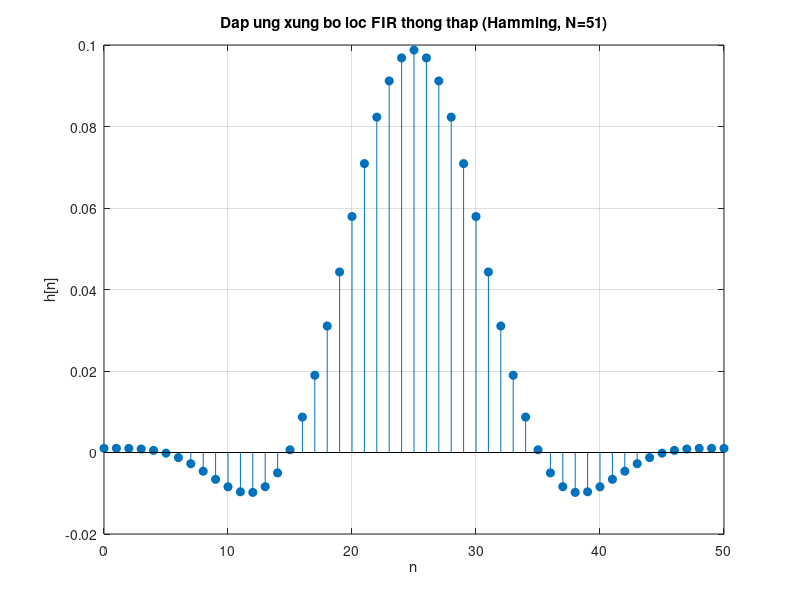
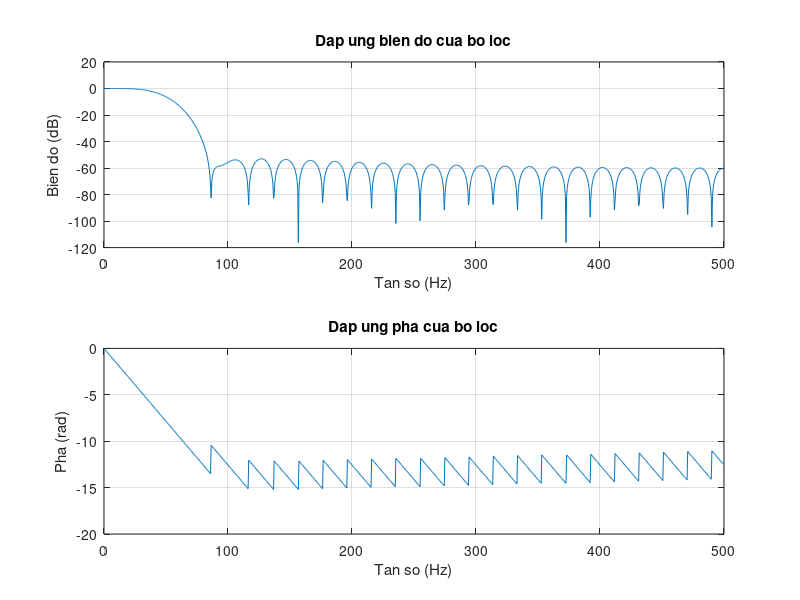
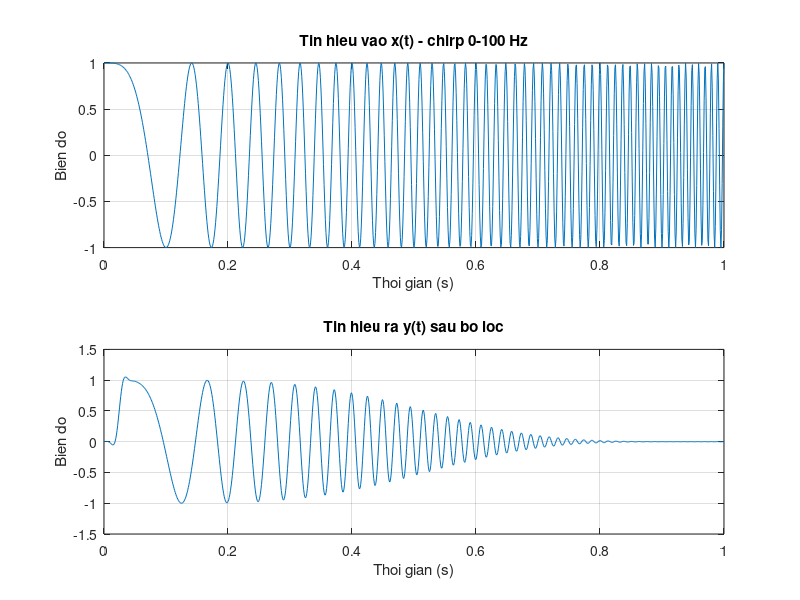
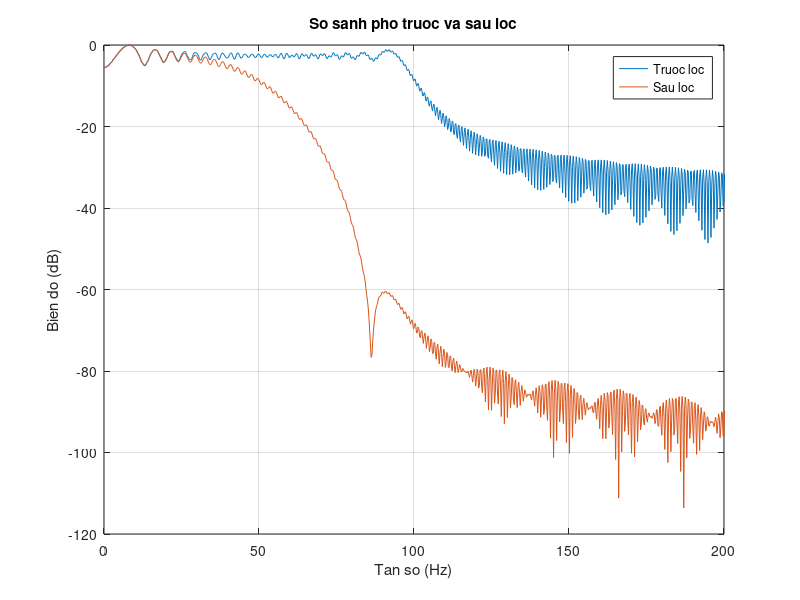

The MATLAB script that drew these images, in order:
clear; close all; clc;

%% Thong so thiet ke
fs = 1000;          % tan so lay mau (Hz)
fc = 50;            % tan so cat (Hz)
N  = 51;            % chieu dai bo loc
Wn = fc / (fs/2);   % tan so cat chuan hoa

%% Thiet ke bo loc FIR thong thap dung cua so Hamming
b = fir1(N-1, Wn, 'low', hamming(N));
a = 1;  % FIR


%% Tao tin hieu vao: chirp 0 -> 100 Hz trong 1s
T = 1;
t = 0:1/fs:T;
x = chirp(t, 0, T, 100);

%% Loc tin hieu
y = filter(b, a, x);

%% Dap ung xung
figure;
stem(0:N-1, b, 'filled'); grid on;
xlabel('n'); ylabel('h[n]');
title('Dap ung xung bo loc FIR thong thap (Hamming, N=51)');

%% Dap ung tan so
figure;
[H,wf] = freqz(b, a, 1024, fs);
subplot(2,1,1);
plot(wf, 20*log10(abs(H))); grid on;
xlabel('Tan so (Hz)'); ylabel('Bien do (dB)');
title('Dap ung bien do cua bo loc');
subplot(2,1,2);
plot(wf, unwrap(angle(H))); grid on;
xlabel('Tan so (Hz)'); ylabel('Pha (rad)');
title('Dap ung pha cua bo loc');

%% So sanh tin hieu vao/ra
figure;
subplot(2,1,1); plot(t, x); grid on;
title('Tin hieu vao x(t) - chirp 0-100 Hz'); xlabel('Thoi gian (s)'); ylabel('Bien do');
subplot(2,1,2); plot(t, y); grid on;
title('Tin hieu ra y(t) sau bo loc'); xlabel('Thoi gian (s)'); ylabel('Bien do');

%% So sanh pho truoc/sau loc
Nfft = 4096;
X = abs(fft(x, Nfft));
Y = abs(fft(y, Nfft));
f = (0:Nfft-1)*(fs/Nfft);
figure;
plot(f, 20*log10(X/max(X))); hold on;
plot(f, 20*log10(Y/max(Y))); grid on;
xlim([0 200]);
xlabel('Tan so (Hz)'); ylabel('Bien do (dB)');
legend('Truoc loc','Sau loc');
title('So sanh pho truoc va sau loc');